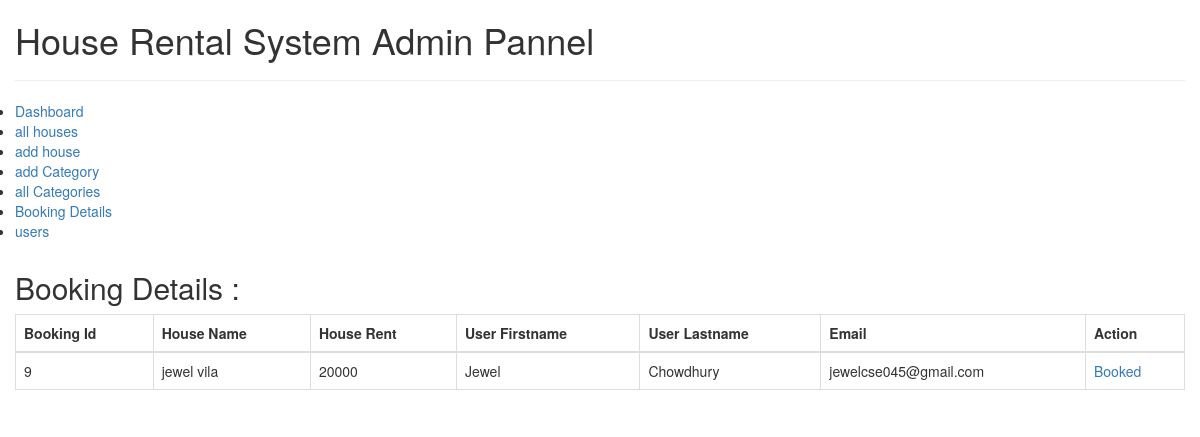
The app's page /admin/index.php?source=booking_details with its own data.
### tables this page shows
CREATE TABLE `bookingdetails` (
  `booking_id` int(11) NOT NULL,
  `house_id` int(11) NOT NULL,
  `house_name` varchar(255) NOT NULL,
  `house_rent` text NOT NULL,
  `house_address` varchar(255) NOT NULL,
  `user_firstname` varchar(255) NOT NULL,
  `user_lastname` varchar(255) NOT NULL,
  `user_email` varchar(255) NOT NULL
);

### admin/booking_details.php (the view, shortened to what this page needs)
<?php include"functions.php" ; ?>
<div class="container">
	<div class="row">
		<div class="title_head">
			<h2>Booking Details : </h2>
		</div>
		<table class="table table-bordered">
			<thead>
				<tr>
					<th>Booking Id</th>
					<th>House Name</th>
					<th>House Rent</th>
					<th>User Firstname</th>
					<th>User Lastname</th>
					<th>Email</th>
					<th>Action</th>
				</tr>
			</thead>
			<tbody>
<?php
$query = "SELECT * FROM bookingDetails order by booking_id  desc";
$select_query = mysqli_query($connection,$query);
while ($row = mysqli_fetch_assoc($select_query)) {
	 $booking_id = $row['booking_id'];
	 $house_name = $row['house_name'];
	 $house_rent = $row['house_rent'];
	 $user_firstname = $row['user_firstname'];
	 $user_lastname = $row['user_lastname'];
	 $user_email = $row['user_email'];
?>
				<tr>
					<td><?php echo $booking_id ?></td>
					<td><?php echo $house_name ?></td>
					<td><?php echo $house_rent ?></td>
					<td><?php echo $user_firstname ?></td>
					<td><?php echo $user_lastname ?></td>
					<td><?php echo $user_email ?></td>
					<td><a href="">Booked</a></td>
				</tr>
<?php }  ?>
			</tbody>
		</table>
	</div>
</div>

### css/style.css (style rules this page uses)
* { padding: 0; margin: 0; }
body { background: #222; }
.container { width: 1170px; margin: auto; }

### records on screen
bookingdetails: booking_id "9", house_name "jewel vila", house_rent "20000", user_firstname "Jewel", user_lastname "Chowdhury", user_email "jewelcse045@gmail.com"
